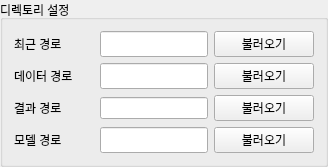
                 <widget class="QGroupBox" name="gb_settings_dirs">
                  <property name="minimumSize">
                   <size>
                    <width>100</width>
                    <height>100</height>
                   </size>
                  </property>
                  <property name="title">
                   <string>디렉토리 설정</string>
                  </property>
                  <layout class="QGridLayout" name="grid_settings_dirs">
                   <item row="0" column="0">
                    <widget class="QLabel" name="label_settings_recent_dir">
                     <property name="sizePolicy">
                      <sizepolicy hsizetype="Maximum" vsizetype="Preferred">
                       <horstretch>1</horstretch>
                       <verstretch>0</verstretch>
                      </sizepolicy>
                     </property>
                     <property name="minimumSize">
                      <size>
                       <width>80</width>
                       <height>10</height>
                      </size>
                     </property>
                     <property name="maximumSize">
                      <size>
                       <width>80</width>
                       <height>16777215</height>
                      </size>
                     </property>
                     <property name="text">
                      <string>최근 경로</string>
                     </property>
                    </widget>
                   </item>
                   <item row="0" column="1">
                    <widget class="QLineEdit" name="le_settings_recent_dir">
                     <property name="sizePolicy">
                      <sizepolicy hsizetype="Expanding" vsizetype="Preferred">
                       <horstretch>8</horstretch>
                       <verstretch>0</verstretch>
                      </sizepolicy>
                     </property>
                     <property name="minimumSize">
                      <size>
                       <width>100</width>
                       <height>10</height>
                      </size>
                     </property>
                    </widget>
                   </item>
                   <item row="0" column="2">
                    <widget class="QPushButton" name="btn_settings_recent_dir_browse">
                     <property name="sizePolicy">
                      <sizepolicy hsizetype="Expanding" vsizetype="Preferred">
                       <horstretch>1</horstretch>
                       <verstretch>0</verstretch>
                      </sizepolicy>
                     </property>
                     <property name="minimumSize">
                      <size>
                       <width>100</width>
                       <height>10</height>
                      </size>
                     </property>
                     <property name="text">
                      <string>불러오기</string>
                     </property>
                    </widget>
                   </item>
                   <item row="1" column="0">
                    <widget class="QLabel" name="label_settings_data_dir">
                     <property name="sizePolicy">
                      <sizepolicy hsizetype="Maximum" vsizetype="Preferred">
                       <horstretch>1</horstretch>
                       <verstretch>0</verstretch>
                      </sizepolicy>
                     </property>
                     <property name="minimumSize">
                      <size>
                       <width>80</width>
                       <height>10</height>
                      </size>
                     </property>
                     <property name="maximumSize">
                      <size>
                       <width>80</width>
                       <height>16777215</height>
                      </size>
                     </property>
                     <property name="text">
                      <string>데이터 경로</string>
                     </property>
                    </widget>
                   </item>
                   <item row="1" column="1">
                    <widget class="QLineEdit" name="le_settings_data_dir">
                     <property name="sizePolicy">
                      <sizepolicy hsizetype="Expanding" vsizetype="Preferred">
                       <horstretch>8</horstretch>
                       <verstretch>0</verstretch>
                      </sizepolicy>
                     </property>
                     <property name="minimumSize">
                      <size>
                       <width>100</width>
                       <height>10</height>
                      </size>
                     </property>
                    </widget>
                   </item>
                   <item row="1" column="2">
                    <widget class="QPushButton" name="btn_settings_data_dir_browse">
                     <property name="sizePolicy">
                      <sizepolicy hsizetype="Expanding" vsizetype="Preferred">
                       <horstretch>1</horstretch>
                       <verstretch>0</verstretch>
                      </sizepolicy>
                     </property>
                     <property name="minimumSize">
                      <size>
                       <width>100</width>
                       <height>10</height>
                      </size>
                     </property>
                     <property name="text">
                      <string>불러오기</string>
                     </property>
                    </widget>
                   </item>
                   <item row="2" column="0">
                    <widget class="QLabel" name="label_settings_result_dir">
                     <property name="sizePolicy">
                      <sizepolicy hsizetype="Maximum" vsizetype="Preferred">
                       <horstretch>1</horstretch>
                       <verstretch>0</verstretch>
                      </sizepolicy>
                     </property>
                     <property name="minimumSize">
                      <size>
                       <width>80</width>
                       <height>10</height>
                      </size>
                     </property>
                     <property name="maximumSize">
                      <size>
                       <width>80</width>
                       <height>16777215</height>
                      </size>
                     </property>
                     <property name="text">
                      <string>결과 경로</string>
                     </property>
                    </widget>
                   </item>
                   <item row="2" column="1">
                    <widget class="QLineEdit" name="le_settings_result_dir">
                     <property name="sizePolicy">
                      <sizepolicy hsizetype="Expanding" vsizetype="Fixed">
                       <horstretch>8</horstretch>
                       <verstretch>0</verstretch>
                      </sizepolicy>
                     </property>
                     <property name="minimumSize">
                      <size>
                       <width>100</width>
                       <height>10</height>
                      </size>
                     </property>
                    </widget>
                   </item>
                   <item row="2" column="2">
                    <widget class="QPushButton" name="btn_settings_result_dir_browse">
                     <property name="sizePolicy">
                      <sizepolicy hsizetype="Expanding" vsizetype="Preferred">
                       <horstretch>1</horstretch>
                       <verstretch>0</verstretch>
                      </sizepolicy>
                     </property>
                     <property name="minimumSize">
                      <size>
                       <width>100</width>
                       <height>10</height>
                      </size>
                     </property>
                     <property name="text">
                      <string>불러오기</string>
                     </property>
                    </widget>
                   </item>
                   <item row="3" column="0">
                    <widget class="QLabel" name="label_settings_model_dir">
                     <property name="sizePolicy">
                      <sizepolicy hsizetype="Maximum" vsizetype="Preferred">
                       <horstretch>1</horstretch>
                       <verstretch>0</verstretch>
                      </sizepolicy>
                     </property>
                     <property name="minimumSize">
                      <size>
                       <width>80</width>
                       <height>10</height>
                      </size>
                     </property>
                     <property name="maximumSize">
                      <size>
                       <width>80</width>
                       <height>16777215</height>
                      </size>
                     </property>
                     <property name="text">
                      <string>모델 경로</string>
                     </property>
                    </widget>
                   </item>
                   <item row="3" column="1">
                    <widget class="QLineEdit" name="le_settings_model_dir">
                     <property name="sizePolicy">
                      <sizepolicy hsizetype="Expanding" vsizetype="Preferred">
                       <horstretch>8</horstretch>
                       <verstretch>0</verstretch>
                      </sizepolicy>
                     </property>
                     <property name="minimumSize">
                      <size>
                       <width>100</width>
                       <height>10</height>
                      </size>
                     </property>
                    </widget>
                   </item>
                   <item row="3" column="2">
                    <widget class="QPushButton" name="btn_settings_model_dir_browse">
                     <property name="sizePolicy">
                      <sizepolicy hsizetype="Expanding" vsizetype="Preferred">
                       <horstretch>1</horstretch>
                       <verstretch>0</verstretch>
                      </sizepolicy>
                     </property>
                     <property name="minimumSize">
                      <size>
                       <width>100</width>
                       <height>10</height>
                      </size>
                     </property>
                     <property name="text">
                      <string>불러오기</string>
                     </property>
                    </widget>
                   </item>
                  </layout>
                 </widget>
